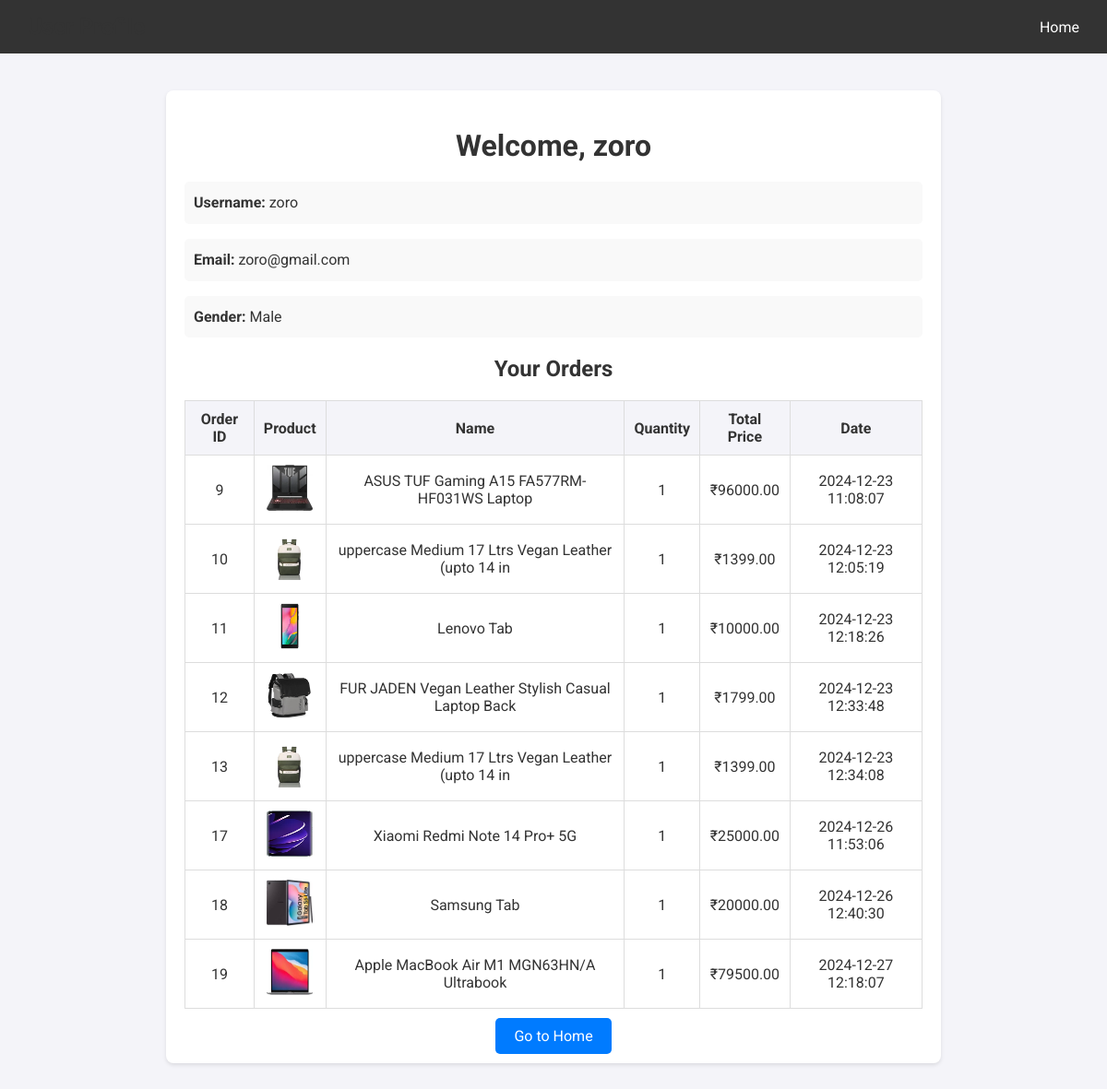
Page /profile/ (signed in) on the earlier database version.
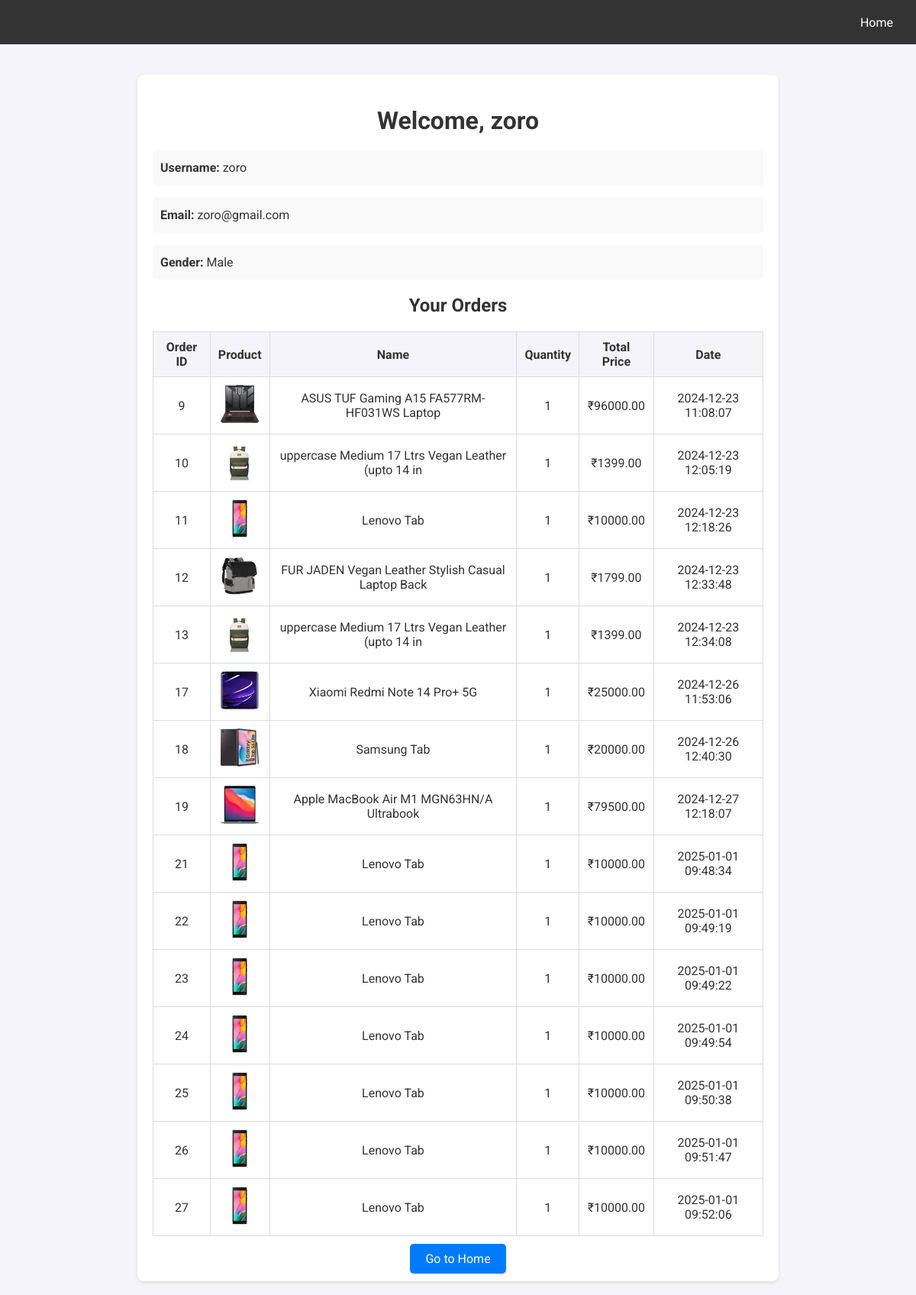
Same page on the later database version.
### store/models.py (models this page shows, shortened)
class UserRegistration(models.Model):
    GENDER_CHOICES = [
        ('M', 'Male'),
        ('F', 'Female'),
        ('O', 'Other'),
    ]
    username = models.CharField(max_length=150, unique=True)
    email = models.EmailField(unique=True)
    gender = models.CharField(max_length=1, choices=GENDER_CHOICES)
    password = models.CharField(max_length=128)

class Order(models.Model):
    user = models.ForeignKey(UserRegistration, on_delete=models.CASCADE)
    product = models.ForeignKey(Product, on_delete=models.CASCADE)
    quantity = models.PositiveIntegerField(default=1)
    total_price = models.DecimalField(max_digits=10, decimal_places=2)
    order_date = models.DateTimeField(auto_now_add=True)

### store/product.py (models this page shows, shortened)
class Product(models.Model):
    name=models.CharField(max_length=50)
    category=models.ForeignKey(Catogary,on_delete=models.CASCADE,default=1)
    image=models.ImageField(upload_to='img')
    desc=models.TextField()
    price=models.IntegerField()

### store/views.py (the view)
# urls.py: path('profile/',views.profile,name='profile'),
def profile(request):
    if 'username' in request.session:
        user = get_object_or_404(UserRegistration, username=request.session['username'])
        orders = Order.objects.filter(user=user)  # Fetch orders for the logged-in user
        return render(request, 'store/profile.html', {'user': user, 'orders': orders})
    else:
        messages.error(request, "You need to log in to view your profile.")
        return redirect('login')

### templates/store/profile.html (shortened to what this page needs)
<!DOCTYPE html>
<html lang="en">
<head>
</head>
<body>
    <header>
        <h1>User Profile</h1>
        <div class="nav-links">
            <a href="{% url 'home' %}">Home</a>
        </div>
    </header>
    <div class="profile-container">
        <h1>Welcome, {{ user.username }}</h1>
        <div class="profile-details">
            <p><strong>Username:</strong> {{ user.username }}</p>
            <p><strong>Email:</strong> {{ user.email }}</p>
            <p><strong>Gender:</strong> {{ user.get_gender_display }}</p>
        </div>
        <div class="order-details">
            <h2>Your Orders</h2>
            {% if orders %}
            <table>
                <thead>
                    <tr>
                        <th>Order ID</th>
                        <th>Product</th>
                        <th>Name</th>
                        <th>Quantity</th>
                        <th>Total Price</th>
                        <th>Date</th>
                    </tr>
                </thead>
                <tbody>
                    {% for order in orders %}
                    <tr>
                        <td>{{ order.id }}</td>
                        <td><img src="{{ order.product.image.url }}" alt="{{ order.product.name }}" style="width: 50px; height: 50px;"></td>
                        <td>{{ order.product.name }}</td>
                        <td>{{ order.quantity }}</td>
                        <td>₹{{ order.total_price }}</td>
                        <td>{{ order.order_date|date:"Y-m-d H:i:s" }}</td>
                    </tr>
                    {% endfor %}
                </tbody>
            </table>
            {% else %}
            <p>No orders found.</p>
            {% endif %}
        </div>
        <div class="profile-actions">
            <a href="{% url 'home' %}">Go to Home</a>
        </div>
    </div>
</body>
</html>

### templates/store/profile.html (style rules this page uses)
body { font-family: 'Roboto', sans-serif; margin: 0; padding: 0; background: #f4f4f9; color: #333; }
header { background: #333; color: #fff; padding: 15px 30px; display: flex; align-items: center; justify-content: space-between; }
header h1 { margin: 0; font-size: 1.5em; }
.nav-links a { text-decoration: none; color: #fff; margin-left: 20px; }
.profile-container { max-width: 800px; margin: 40px auto; padding: 20px; background: #fff; border-radius: 8px; box-shadow: 0 2px 4px rgba(0, 0, 0, 0.1); }
h1, h2 { text-align: center; margin-bottom: 20px; color: #333; }
.profile-details p, .order-details p { font-size: 1em; line-height: 1.6; background: #f9f9f9; padding: 10px; border-radius: 5px; margin-bottom: 10px; }
table { width: 100%; border-collapse: collapse; margin-top: 20px; }
th, td { padding: 10px; text-align: center; border: 1px solid #ddd; }
th { background: #f4f4f9; color: #333; }
.profile-actions { text-align: center; margin-top: 20px; }
.profile-actions a { text-decoration: none; font-size: 1em; color: #fff; padding: 10px 20px; border-radius: 5px; background: #007bff; transition: background 0.3s; }

Differences in the rows shown:
added Order: id "21", product.image (picture), product.name "Lenovo Tab", quantity "1", total_price "10000.00", order_date "2025-01-01 09:48:34"
added Order: id "22", product.image (picture), product.name "Lenovo Tab", quantity "1", total_price "10000.00", order_date "2025-01-01 09:49:19"
added Order: id "23", product.image (picture), product.name "Lenovo Tab", quantity "1", total_price "10000.00", order_date "2025-01-01 09:49:22"
added Order: id "24", product.image (picture), product.name "Lenovo Tab", quantity "1", total_price "10000.00", order_date "2025-01-01 09:49:54"
added Order: id "25", product.image (picture), product.name "Lenovo Tab", quantity "1", total_price "10000.00", order_date "2025-01-01 09:50:38"
added Order: id "26", product.image (picture), product.name "Lenovo Tab", quantity "1", total_price "10000.00", order_date "2025-01-01 09:51:47"
added Order: id "27", product.image (picture), product.name "Lenovo Tab", quantity "1", total_price "10000.00", order_date "2025-01-01 09:52:06"
